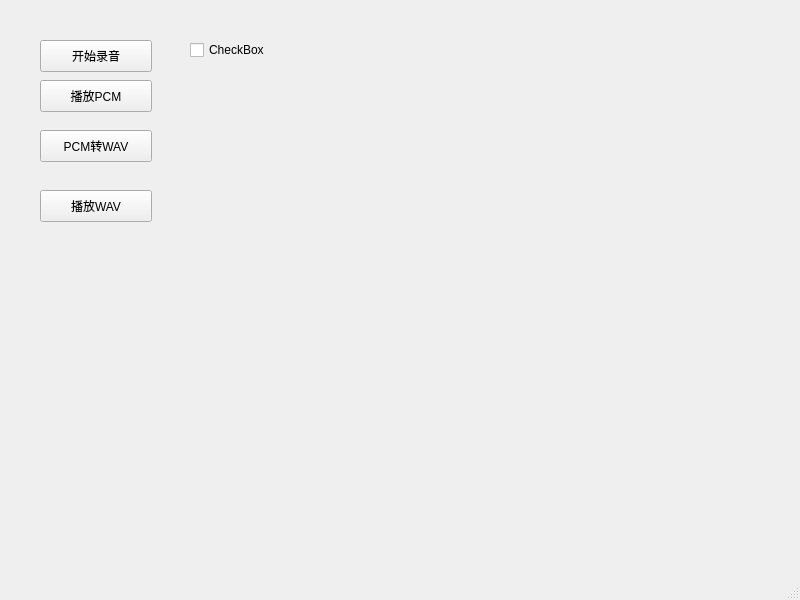
<?xml version="1.0" encoding="UTF-8"?>
<ui version="4.0">
 <class>MainWindow</class>
 <widget class="QMainWindow" name="MainWindow">
  <property name="geometry">
   <rect>
    <x>0</x>
    <y>0</y>
    <width>800</width>
    <height>600</height>
   </rect>
  </property>
  <property name="windowTitle">
   <string>MainWindow</string>
  </property>
  <widget class="QWidget" name="centralwidget">
   <widget class="QPushButton" name="pushButton">
    <property name="enabled">
     <bool>true</bool>
    </property>
    <property name="geometry">
     <rect>
      <x>40</x>
      <y>40</y>
      <width>112</width>
      <height>32</height>
     </rect>
    </property>
    <property name="text">
     <string>开始录音</string>
    </property>
   </widget>
   <widget class="QCheckBox" name="checkBox">
    <property name="geometry">
     <rect>
      <x>190</x>
      <y>40</y>
      <width>86</width>
      <height>20</height>
     </rect>
    </property>
    <property name="text">
     <string>CheckBox</string>
    </property>
   </widget>
   <widget class="QPushButton" name="pushButton_2">
    <property name="geometry">
     <rect>
      <x>40</x>
      <y>80</y>
      <width>112</width>
      <height>32</height>
     </rect>
    </property>
    <property name="text">
     <string>播放PCM</string>
    </property>
   </widget>
   <widget class="QPushButton" name="pushButton_3">
    <property name="geometry">
     <rect>
      <x>40</x>
      <y>130</y>
      <width>112</width>
      <height>32</height>
     </rect>
    </property>
    <property name="text">
     <string>PCM转WAV</string>
    </property>
   </widget>
   <widget class="QPushButton" name="playWavButton">
    <property name="geometry">
     <rect>
      <x>40</x>
      <y>190</y>
      <width>112</width>
      <height>32</height>
     </rect>
    </property>
    <property name="text">
     <string>播放WAV</string>
    </property>
   </widget>
  </widget>
  <widget class="QMenuBar" name="menubar">
   <property name="geometry">
    <rect>
     <x>0</x>
     <y>0</y>
     <width>800</width>
     <height>22</height>
    </rect>
   </property>
  </widget>
  <widget class="QStatusBar" name="statusbar"/>
 </widget>
 <resources/>
 <connections/>
</ui>
